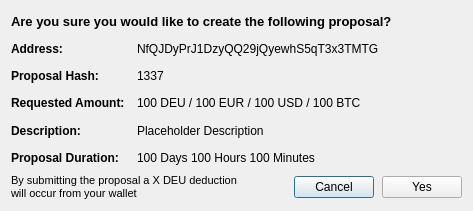
<?xml version="1.0" encoding="UTF-8"?>
<ui version="4.0">
 <class>SendCommunityFundDialog</class>
 <widget class="QDialog" name="SendCommunityFundDialog">
  <property name="geometry">
   <rect>
    <x>0</x>
    <y>0</y>
    <width>473</width>
    <height>211</height>
   </rect>
  </property>
  <property name="sizePolicy">
   <sizepolicy hsizetype="Preferred" vsizetype="Expanding">
    <horstretch>0</horstretch>
    <verstretch>0</verstretch>
   </sizepolicy>
  </property>
  <property name="windowTitle">
   <string>Confirm Proposal Details</string>
  </property>
  <layout class="QVBoxLayout" name="verticalLayout_2">
   <item>
    <layout class="QVBoxLayout" name="verticalLayoutCommunityFundDialog">
     <property name="sizeConstraint">
      <enum>QLayout::SetMinimumSize</enum>
     </property>
     <item>
      <widget class="QLabel" name="labelQuestionTitle">
       <property name="font">
        <font>
         <pointsize>10</pointsize>
         <weight>75</weight>
         <bold>true</bold>
        </font>
       </property>
       <property name="text">
        <string>Are you sure you would like to create the following proposal?</string>
       </property>
      </widget>
     </item>
     <item>
      <layout class="QHBoxLayout" name="horizontalLayoutAddress">
       <item>
        <widget class="QLabel" name="labelAddressTitle">
         <property name="sizePolicy">
          <sizepolicy hsizetype="Fixed" vsizetype="Preferred">
           <horstretch>0</horstretch>
           <verstretch>0</verstretch>
          </sizepolicy>
         </property>
         <property name="minimumSize">
          <size>
           <width>120</width>
           <height>0</height>
          </size>
         </property>
         <property name="maximumSize">
          <size>
           <width>120</width>
           <height>16777215</height>
          </size>
         </property>
         <property name="font">
          <font>
           <pointsize>9</pointsize>
           <weight>75</weight>
           <bold>true</bold>
          </font>
         </property>
         <property name="text">
          <string>Address:</string>
         </property>
        </widget>
       </item>
       <item>
        <widget class="QLabel" name="labelAddress">
         <property name="sizePolicy">
          <sizepolicy hsizetype="Preferred" vsizetype="Preferred">
           <horstretch>0</horstretch>
           <verstretch>0</verstretch>
          </sizepolicy>
         </property>
         <property name="text">
          <string>NfQJDyPrJ1DzyQQ29jQyewhS5qT3x3TMTG</string>
         </property>
        </widget>
       </item>
      </layout>
     </item>
     <item>
      <layout class="QHBoxLayout" name="horizontalLayoutProposalHash">
       <item>
        <widget class="QLabel" name="labelProposalHashTitle">
         <property name="sizePolicy">
          <sizepolicy hsizetype="Fixed" vsizetype="Preferred">
           <horstretch>0</horstretch>
           <verstretch>0</verstretch>
          </sizepolicy>
         </property>
         <property name="minimumSize">
          <size>
           <width>120</width>
           <height>0</height>
          </size>
         </property>
         <property name="maximumSize">
          <size>
           <width>120</width>
           <height>16777215</height>
          </size>
         </property>
         <property name="font">
          <font>
           <weight>75</weight>
           <bold>true</bold>
          </font>
         </property>
         <property name="text">
          <string>Proposal Hash:</string>
         </property>
        </widget>
       </item>
       <item>
        <widget class="QLabel" name="labelProposalHash">
         <property name="sizePolicy">
          <sizepolicy hsizetype="Minimum" vsizetype="Preferred">
           <horstretch>0</horstretch>
           <verstretch>0</verstretch>
          </sizepolicy>
         </property>
         <property name="text">
          <string>1337</string>
         </property>
        </widget>
       </item>
      </layout>
     </item>
     <item>
      <layout class="QHBoxLayout" name="horizontalLayoutRequestedAmount">
       <item>
        <widget class="QLabel" name="labelRequestedAmountTitle">
         <property name="sizePolicy">
          <sizepolicy hsizetype="Fixed" vsizetype="Preferred">
           <horstretch>0</horstretch>
           <verstretch>0</verstretch>
          </sizepolicy>
         </property>
         <property name="minimumSize">
          <size>
           <width>120</width>
           <height>0</height>
          </size>
         </property>
         <property name="maximumSize">
          <size>
           <width>120</width>
           <height>16777215</height>
          </size>
         </property>
         <property name="font">
          <font>
           <weight>75</weight>
           <bold>true</bold>
          </font>
         </property>
         <property name="text">
          <string>Requested Amount:</string>
         </property>
        </widget>
       </item>
       <item>
        <widget class="QLabel" name="labelRequestedAmount">
         <property name="text">
          <string>100 DEU / 100 EUR / 100 USD / 100 BTC</string>
         </property>
        </widget>
       </item>
      </layout>
     </item>
     <item>
      <layout class="QHBoxLayout" name="horizontalLayoutDescription">
       <property name="sizeConstraint">
        <enum>QLayout::SetMinimumSize</enum>
       </property>
       <item>
        <widget class="QLabel" name="labelDescriptionTitle">
         <property name="sizePolicy">
          <sizepolicy hsizetype="Fixed" vsizetype="Minimum">
           <horstretch>0</horstretch>
           <verstretch>0</verstretch>
          </sizepolicy>
         </property>
         <property name="minimumSize">
          <size>
           <width>120</width>
           <height>0</height>
          </size>
         </property>
         <property name="maximumSize">
          <size>
           <width>120</width>
           <height>16777215</height>
          </size>
         </property>
         <property name="font">
          <font>
           <weight>75</weight>
           <bold>true</bold>
          </font>
         </property>
         <property name="text">
          <string>Description:</string>
         </property>
         <property name="alignment">
          <set>Qt::AlignLeading|Qt::AlignLeft|Qt::AlignVCenter</set>
         </property>
        </widget>
       </item>
       <item>
        <widget class="QLabel" name="labelDescription">
         <property name="sizePolicy">
          <sizepolicy hsizetype="Preferred" vsizetype="Minimum">
           <horstretch>0</horstretch>
           <verstretch>0</verstretch>
          </sizepolicy>
         </property>
         <property name="text">
          <string>Placeholder Description</string>
         </property>
         <property name="wordWrap">
          <bool>true</bool>
         </property>
        </widget>
       </item>
      </layout>
     </item>
     <item>
      <layout class="QHBoxLayout" name="horizontalLayoutDuration">
       <item>
        <widget class="QLabel" name="labelDurationTitle">
         <property name="sizePolicy">
          <sizepolicy hsizetype="Fixed" vsizetype="Preferred">
           <horstretch>0</horstretch>
           <verstretch>0</verstretch>
          </sizepolicy>
         </property>
         <property name="minimumSize">
          <size>
           <width>120</width>
           <height>0</height>
          </size>
         </property>
         <property name="maximumSize">
          <size>
           <width>120</width>
           <height>16777215</height>
          </size>
         </property>
         <property name="font">
          <font>
           <weight>75</weight>
           <bold>true</bold>
          </font>
         </property>
         <property name="text">
          <string>Proposal Duration:</string>
         </property>
        </widget>
       </item>
       <item>
        <widget class="QLabel" name="labelDuration">
         <property name="text">
          <string>100 Days 100 Hours 100 Minutes</string>
         </property>
        </widget>
       </item>
      </layout>
     </item>
     <item>
      <layout class="QHBoxLayout" name="horizontalLayoutButton">
       <item>
        <widget class="QLabel" name="labelWarning">
         <property name="font">
          <font>
           <pointsize>8</pointsize>
          </font>
         </property>
         <property name="text">
          <string>By submitting the proposal a X DEU deduction will occur from your wallet </string>
         </property>
         <property name="wordWrap">
          <bool>true</bool>
         </property>
        </widget>
       </item>
       <item>
        <spacer name="horizontalSpacerButtonLeft">
         <property name="orientation">
          <enum>Qt::Horizontal</enum>
         </property>
         <property name="sizeHint" stdset="0">
          <size>
           <width>40</width>
           <height>20</height>
          </size>
         </property>
        </spacer>
       </item>
       <item>
        <widget class="QPushButton" name="pushButtonCancel">
         <property name="text">
          <string>Cancel</string>
         </property>
        </widget>
       </item>
       <item>
        <spacer name="horizontalSpacerButtonMiddle">
         <property name="orientation">
          <enum>Qt::Horizontal</enum>
         </property>
         <property name="sizeType">
          <enum>QSizePolicy::Minimum</enum>
         </property>
         <property name="sizeHint" stdset="0">
          <size>
           <width>2</width>
           <height>20</height>
          </size>
         </property>
        </spacer>
       </item>
       <item>
        <widget class="QPushButton" name="pushButtonYes">
         <property name="text">
          <string>Yes</string>
         </property>
        </widget>
       </item>
      </layout>
     </item>
    </layout>
   </item>
  </layout>
 </widget>
 <resources/>
 <connections/>
</ui>
